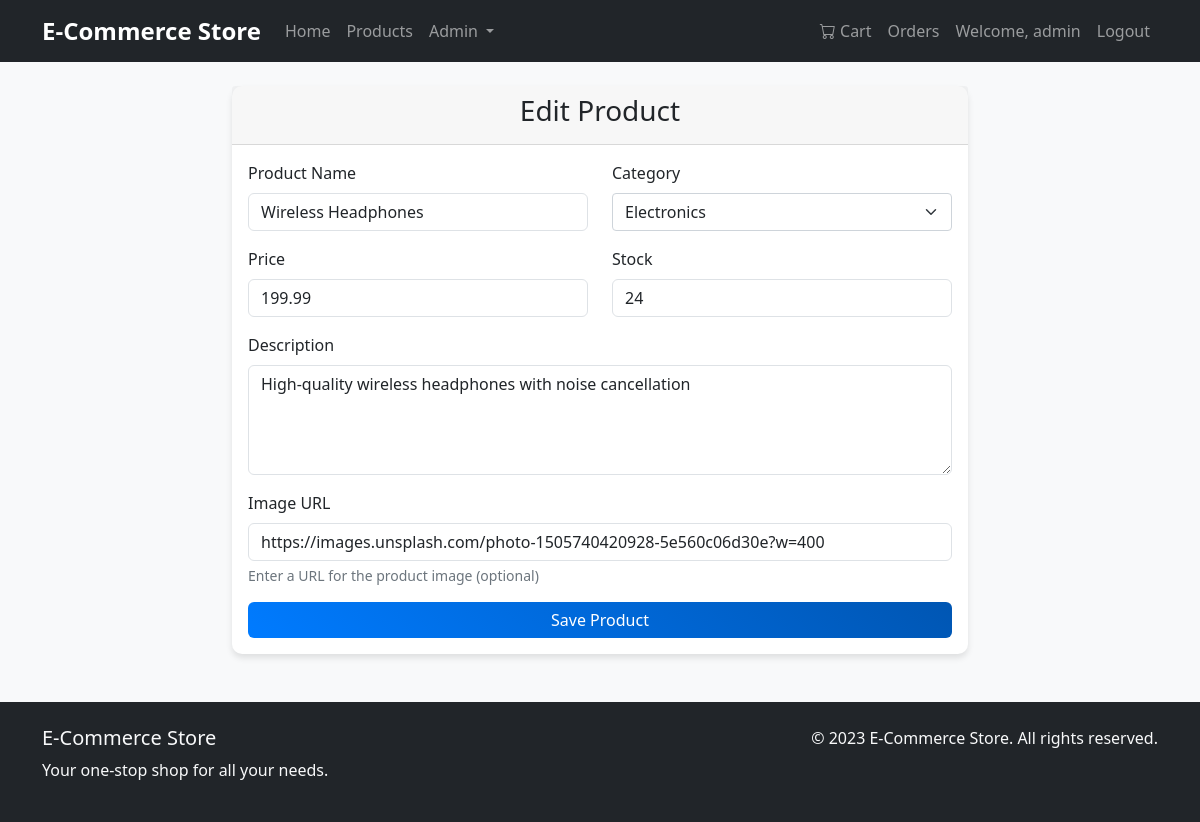
Screenshot of /products/edit/1 (signed in) with the database file from the repository.
### models/user.py (models this page shows, shortened)
class User(UserMixin, db.Model):
    id = db.Column(db.Integer, primary_key=True)
    username = db.Column(db.String(80), unique=True, nullable=False)
    email = db.Column(db.String(120), unique=True, nullable=False)
    password_hash = db.Column(db.String(128), nullable=False)
    is_admin = db.Column(db.Boolean, default=False)
    orders = db.relationship('Order', backref='user', lazy=True)
    cart_items = db.relationship('CartItem', backref='user', lazy=True)

### models/product.py (models this page shows, shortened)
class Product(db.Model):
    id = db.Column(db.Integer, primary_key=True)
    name = db.Column(db.String(100), nullable=False)
    description = db.Column(db.Text, nullable=True)
    price = db.Column(db.Float, nullable=False)
    stock = db.Column(db.Integer, nullable=False)
    image = db.Column(db.String(200), nullable=True)
    category = db.Column(db.String(50), nullable=False)
    order_items = db.relationship('OrderItem', backref='product', lazy=True)
    cart_items = db.relationship('CartItem', backref='product', lazy=True)

### routes/product.py (the view, shortened to what this page needs)
@product_bp.route('/edit/<int:id>', methods=['GET', 'POST'])
@login_required
def edit_product(id):
    if not current_user.is_admin:
        flash('You do not have permission to access this page.', 'danger')
        return redirect(url_for('product.product_list'))
    product = Product.query.get_or_404(id)
    form = ProductForm(obj=product)
    return render_template('product/form.html', form=form, title='Edit Product')

### forms/product.py
class ProductForm(FlaskForm):
    name = StringField('Product Name', validators=[DataRequired()])
    description = TextAreaField('Description')
    price = FloatField('Price', validators=[DataRequired(), NumberRange(min=0)])
    stock = IntegerField('Stock', validators=[DataRequired(), NumberRange(min=0)])
    category = SelectField('Category', choices=[
        ('Electronics', 'Electronics'),
        ('Clothing', 'Clothing'),
        ('Books', 'Books'),
        ('Home', 'Home & Kitchen'),
        ('Sports', 'Sports & Outdoors'),
        ('Other', 'Other')
    ], validators=[DataRequired()])
    image = StringField('Image URL')
    submit = SubmitField('Save Product')

### extensions.py (called while the page is built)
@login_manager.user_loader
def load_user(user_id):
    from models.user import User
    return User.query.get(int(user_id))

### templates/product/form.html (shortened to what this page needs)
{% extends "base.html" %}
{% block content %}
<div class="row justify-content-center">
    <div class="col-md-8">
        <div class="card">
            <div class="card-header">
                <h3 class="text-center">{{ title }}</h3>
            </div>
            <div class="card-body">
                <form method="POST" action="">
                    <div class="row">
                        <div class="col-md-6 mb-3">
                            {{ form.name.label(class="form-label") }}
                            {% if form.name.errors %}
                                {{ form.name(class="form-control is-invalid") }}
                                <div class="invalid-feedback">
                                    {% for error in form.name.errors %}
                                        <span>{{ error }}</span>
                                    {% endfor %}
                                </div>
                            {% else %}
                                {{ form.name(class="form-control") }}
                            {% endif %}
                        </div>
                        <div class="col-md-6 mb-3">
                            {{ form.category.label(class="form-label") }}
                            {% if form.category.errors %}
                                {{ form.category(class="form-select is-invalid") }}
                                <div class="invalid-feedback">
                                    {% for error in form.category.errors %}
                                        <span>{{ error }}</span>
                                    {% endfor %}
                                </div>
                            {% else %}
                                {{ form.category(class="form-select") }}
                            {% endif %}
                        </div>
                    </div>
                    <div class="row">
                        <div class="col-md-6 mb-3">
                            {{ form.price.label(class="form-label") }}
                            {% if form.price.errors %}
                                {{ form.price(class="form-control is-invalid") }}
                                <div class="invalid-feedback">
                                    {% for error in form.price.errors %}
                                        <span>{{ error }}</span>
                                    {% endfor %}
                                </div>
                            {% else %}
                                {{ form.price(class="form-control", step="0.01") }}
                            {% endif %}
                        </div>
                        <div class="col-md-6 mb-3">
                            {{ form.stock.label(class="form-label") }}
                            {% if form.stock.errors %}
                                {{ form.stock(class="form-control is-invalid") }}
                                <div class="invalid-feedback">
                                    {% for error in form.stock.errors %}
                                        <span>{{ error }}</span>
                                    {% endfor %}
                                </div>
                            {% else %}
                                {{ form.stock(class="form-control") }}
                            {% endif %}
                        </div>
                    </div>
                    <div class="mb-3">
                        {{ form.description.label(class="form-label") }}
                        {% if form.description.errors %}
                            {{ form.description(class="form-control is-invalid", rows=4) }}
                            <div class="invalid-feedback">
                                {% for error in form.description.errors %}
                                    <span>{{ error }}</span>
                                {% endfor %}
                            </div>
                        {% else %}
                            {{ form.description(class="form-control", rows=4) }}
                        {% endif %}
                    </div>
                    <div class="mb-3">
                        {{ form.image.label(class="form-label") }}
                        {% if form.image.errors %}
                            {{ form.image(class="form-control is-invalid") }}
                            <div class="invalid-feedback">
                                {% for error in form.image.errors %}
                                    <span>{{ error }}</span>
                                {% endfor %}
                            </div>
                        {% else %}
                            {{ form.image(class="form-control") }}
                        {% endif %}
                        <div class="form-text">Enter a URL for the product image (optional)</div>
                    </div>
                    <div class="d-grid">
                        {{ form.submit(class="btn btn-primary") }}
                    </div>
                </form>
            </div>
        </div>
    </div>
</div>
{% endblock %}

### templates/base.html (shortened to what this page needs)
<!DOCTYPE html>
<html lang="en">
<head>
    <link href="https://cdn.jsdelivr.net/npm/bootstrap@5.1.3/dist/css/bootstrap.min.css" rel="stylesheet">
    <link rel="stylesheet" href="https://cdn.jsdelivr.net/npm/bootstrap-icons@1.10.0/font/bootstrap-icons.css">
    <link rel="stylesheet" href="{{ url_for('static', filename='css/style.css') }}">
</head>
<body>
    <nav class="navbar navbar-expand-lg navbar-dark bg-dark">
        <div class="container">
            <a class="navbar-brand" href="{{ url_for('index') }}">E-Commerce Store</a>
            <div class="collapse navbar-collapse" id="navbarNav">
                <ul class="navbar-nav me-auto">
                    <li class="nav-item">
                        <a class="nav-link" href="{{ url_for('index') }}">Home</a>
                    </li>
                    <li class="nav-item">
                        <a class="nav-link" href="{{ url_for('product.product_list') }}">Products</a>
                    </li>
                    {% if current_user.is_authenticated and current_user.is_admin %}
                    <li class="nav-item dropdown">
                        <a class="nav-link dropdown-toggle" href="#" id="adminDropdown" role="button" data-bs-toggle="dropdown">
                            Admin
                        </a>
                    </li>
                    {% endif %}
                </ul>
                <ul class="navbar-nav">
                    {% if current_user.is_authenticated %}
                    <li class="nav-item">
                        <a class="nav-link" href="{{ url_for('cart.view_cart') }}">
                            <i class="bi bi-cart"></i> Cart
                        </a>
                    </li>
                    <li class="nav-item">
                        <a class="nav-link" href="{{ url_for('order.order_history') }}">Orders</a>
                    </li>
                    <li class="nav-item">
                        <a class="nav-link" href="#">Welcome, {{ current_user.username }}</a>
                    </li>
                    <li class="nav-item">
                        <a class="nav-link" href="{{ url_for('auth.logout') }}">Logout</a>
                    </li>
                    {% endif %}
                </ul>
            </div>
        </div>
    </nav>
    <main class="container mt-4">
        {% block content %}{% endblock %}
    </main>
    <footer class="bg-dark text-light mt-5 py-4">
        <div class="container">
            <div class="row">
                <div class="col-md-6">
                    <h5>E-Commerce Store</h5>
                    <p>Your one-stop shop for all your needs.</p>
                </div>
                <div class="col-md-6 text-end">
                    <p>&copy; 2023 E-Commerce Store. All rights reserved.</p>
                </div>
            </div>
        </div>
    </footer>
</body>
</html>

### static/css/style.css (style rules this page uses)
:root { --primary-color: #007bff; --secondary-color: #6c757d; --success-color: #28a745; --danger-color: #dc3545; --warning-color: #ffc107; --info-color: #17a2b8; --light-color: #f8f9fa; --dark-color: #343a40; }
body { font-family: 'Segoe UI', Tahoma, Geneva, Verdana, sans-serif; background-color: #f8f9fa; }
.card { box-shadow: 0 4px 6px rgba(0, 0, 0, 0.1); transition: transform 0.3s ease, box-shadow 0.3s ease; border: none; border-radius: 10px; }
.navbar-brand { font-weight: bold; font-size: 1.5rem; }
.navbar-nav .nav-link { font-weight: 500; transition: color 0.3s ease; }
.btn { border-radius: 6px; font-weight: 500; transition: all 0.3s ease; }
.btn-primary { background: linear-gradient(45deg, var(--primary-color), #0056b3); border: none; }
.form-control { border-radius: 6px; border: 1px solid #dee2e6; transition: border-color 0.3s ease, box-shadow 0.3s ease; }
footer { margin-top: auto; }

### rows the page displays
User: username "admin"
Product: name "Wireless Headphones", category "Electronics", price "199.99", stock "24", description "High-quality wireless headphones with noise cancellation", image "https://images.unsplash.com/photo-1505740420928-5e560c06d30e?w=400"

### other values shown
{{ title }} "Edit Product"
